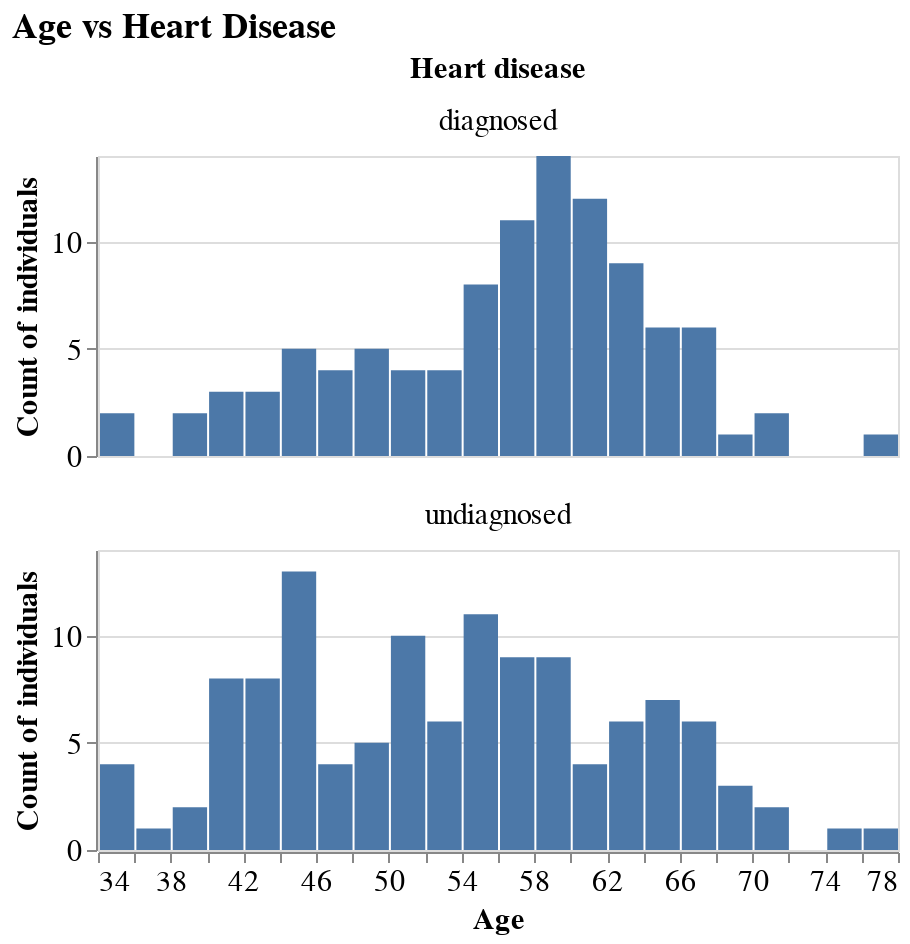

Notebook code for this chart:
### Code cell
age_hist = (alt.Chart()
            .mark_bar()
            .encode(
                x=alt.X("age", title="Age", bin=alt.Bin(maxbins=30)),
                y=alt.Y("count()", title="Count of individuals", stack=False),
            )
            .properties(height=150, width=400)
           )
age_hist_facet = (age_hist
                  .facet(
                      facet=alt.Facet("heart_disease", title="Heart disease", header=alt.Header(labelFontSize=15, titleFontSize=15)),
                      data=hd_train,
                      columns=1,
                      title='Age vs Heart Disease'
                  )
                 )
age_hist_facet

### Figure 1 — Vega-Lite specification as saved in the notebook (floating-point values rounded to 4 significant figures; data arrays with more than 128 entries replaced by an {"elided": "..."} marker saying what was removed)
{"config": {"view": {"height": 300, "width": 300}, "title": {"fontSize": 18}, "axisX": {"labelFontSize": 15, "titleFontSize": 15}, "axisY": {"labelFontSize": 15, "titleFontSize": 15}, "legend": {"labelFontSize": 15, "titleFontSize": 15}}, "data": {"name": "data-744d19271f49cf2d8f27d15052225394"}, "facet": {"field": "heart_disease", "header": {"labelFontSize": 15, "titleFontSize": 15}, "title": "Heart disease", "type": "nominal"}, "spec": {"mark": "bar", "encoding": {"x": {"bin": {"maxbins": 30}, "field": "age", "title": "Age", "type": "quantitative"}, "y": {"aggregate": "count", "stack": false, "title": "Count of individuals", "type": "quantitative"}}, "height": 150, "width": 400}, "columns": 1, "title": "Age vs Heart Disease", "$schema": "https://vega.github.io/schema/vega-lite/v4.17.0.json", "datasets": {"data-744d19271f49cf2d8f27d15052225394": {"elided": "222 records"}}}
